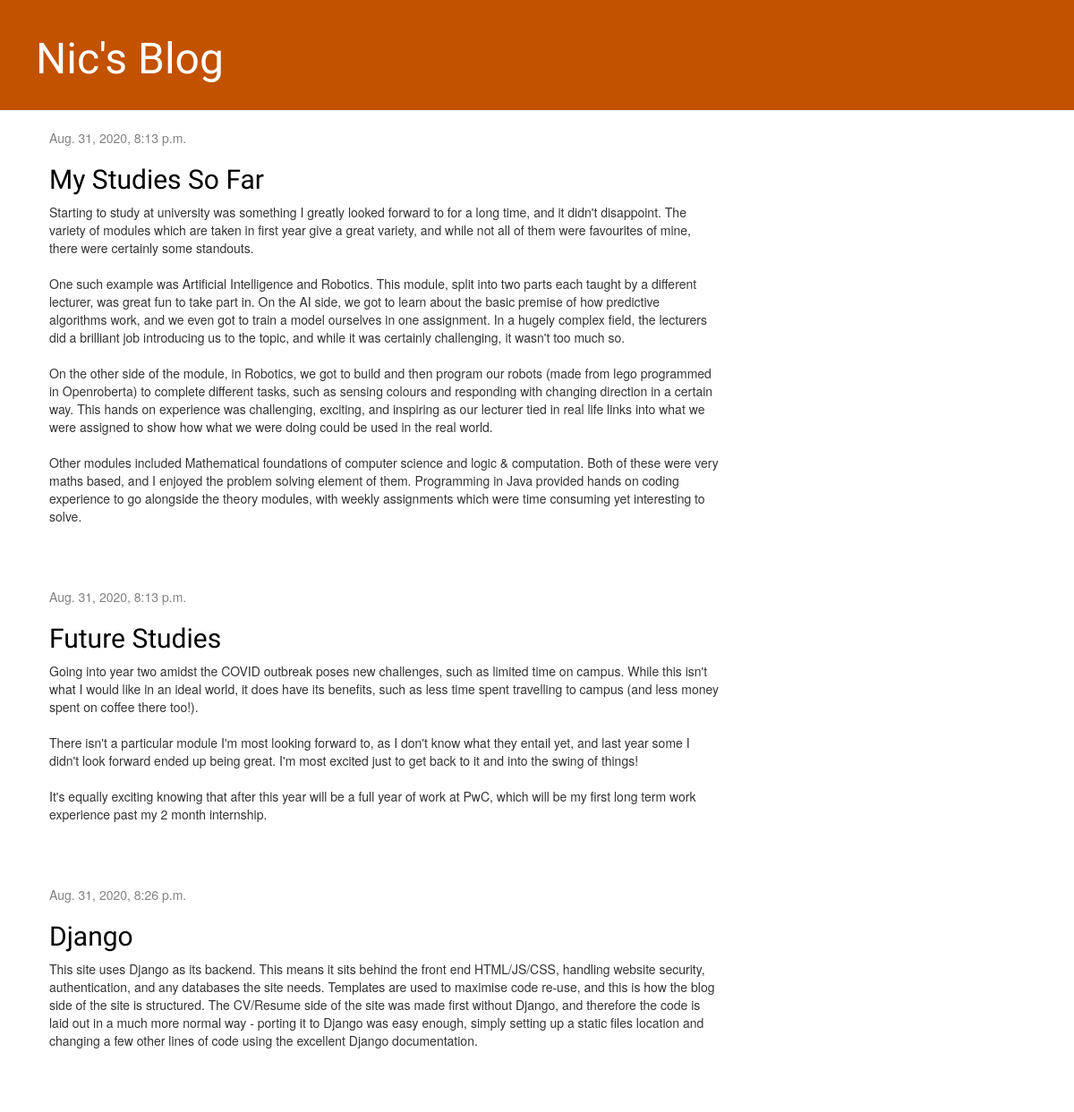
Screenshot of /blog/ with the database file from the repository.
### blog/models.py (models this page shows, shortened)
class Post(models.Model):
    author = models.ForeignKey(settings.AUTH_USER_MODEL, on_delete=models.CASCADE)
    title = models.CharField(max_length=200)
    text = models.TextField()
    created_date = models.DateTimeField(default=timezone.now)
    published_date = models.DateTimeField(blank=True, null=True)

### blog/views.py (the view)
# urls.py: path('', views.post_list, name='post_list'),
def post_list(request):
    posts = Post.objects.filter(published_date__lte=timezone.now()).order_by('published_date')
    return render(request, 'blog/post_list.html', {'posts': posts})

### blog/templates/blog/post_list.html
{% extends 'blog/base.html' %}
{% block content %}
    {% for post in posts %}
        <div class="post">
            <div class="date">
                {{ post.published_date }}
            </div>
            <h2><a href="{% url 'post_detail' pk=post.pk %}">{{ post.title }}</a></h2>
            <p>{{ post.text|linebreaksbr }}</p>
        </div>
    {% endfor %}
{% endblock %}

### blog/static/css/blog.css (style rules this page uses)
h1, h2, h3, h4 { font-family: 'Lobster', cursive; }
.date { color: #828282; }
.post { margin-bottom: 70px; }
.post h2 a, .post h2 a:visited { color: #000000; }

### rows the page displays
Post: published_date "Aug. 31, 2020, 8:13 p.m.", title "My Studies So Far", text "Starting to study at university was something I greatly looked forward to for a long time, and it didn't disappoint. The variety of modules which are taken in first year give a great variety, and while not all of them were favourites of mine, there were certainly some standouts. One such example was Artificial Intelligence and Robotics. This module, split into two parts each taught by a different lecturer, was great fun to take part in. On the AI side, we got to learn about the basic premise of how predictive algorithms work, and we even got to train a model ourselves in one assignment. In a hugely complex field, the lecturers did a brilliant job introducing us to the topic, and while it…"
Post: published_date "Aug. 31, 2020, 8:13 p.m.", title "Future Studies", text "Going into year two amidst the COVID outbreak poses new challenges, such as limited time on campus. While this isn't what I would like in an ideal world, it does have its benefits, such as less time spent travelling to campus (and less money spent on coffee there too!). There isn't a particular module I'm most looking forward to, as I don't know what they entail yet, and last year some I didn't look forward ended up being great. I'm most excited just to get back to it and into the swing of things! It's equally exciting knowing that after this year will be a full year of work at PwC, which will be my first long term work experience past my 2 month internship."
Post: published_date "Aug. 31, 2020, 8:26 p.m.", title "Django", text "This site uses Django as its backend. This means it sits behind the front end HTML/JS/CSS, handling website security, authentication, and any databases the site needs. Templates are used to maximise code re-use, and this is how the blog side of the site is structured. The CV/Resume side of the site was made first without Django, and therefore the code is laid out in a much more normal way - porting it to Django was easy enough, simply setting up a static files location and changing a few other lines of code using the excellent Django documentation."
